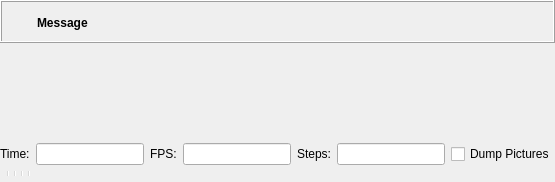
  <widget class="QWidget" name="centralwidget">
   <layout class="QVBoxLayout" name="verticalLayout_2">
    <property name="spacing">
     <number>0</number>
    </property>
    <property name="leftMargin">
     <number>0</number>
    </property>
    <property name="topMargin">
     <number>0</number>
    </property>
    <property name="rightMargin">
     <number>0</number>
    </property>
    <property name="bottomMargin">
     <number>0</number>
    </property>
    <item>
     <widget class="QWidget" name="mainWidget" native="true">
      <property name="sizePolicy">
       <sizepolicy hsizetype="Expanding" vsizetype="Expanding">
        <horstretch>0</horstretch>
        <verstretch>0</verstretch>
       </sizepolicy>
      </property>
      <layout class="QVBoxLayout" name="verticalLayout_3">
       <property name="spacing">
        <number>0</number>
       </property>
       <property name="leftMargin">
        <number>0</number>
       </property>
       <property name="topMargin">
        <number>0</number>
       </property>
       <property name="rightMargin">
        <number>0</number>
       </property>
       <property name="bottomMargin">
        <number>0</number>
       </property>
       <item>
        <widget class="QFrame" name="frameCompileResult">
         <property name="frameShape">
          <enum>QFrame::Box</enum>
         </property>
         <property name="frameShadow">
          <enum>QFrame::Raised</enum>
         </property>
         <layout class="QGridLayout" name="gridLayoutCompileResult">
          <property name="leftMargin">
           <number>6</number>
          </property>
          <property name="topMargin">
           <number>6</number>
          </property>
          <property name="rightMargin">
           <number>6</number>
          </property>
          <property name="bottomMargin">
           <number>4</number>
          </property>
          <property name="horizontalSpacing">
           <number>4</number>
          </property>
          <item row="0" column="1">
           <widget class="QLabel" name="labelCompileResultMessage">
            <property name="sizePolicy">
             <sizepolicy hsizetype="Preferred" vsizetype="Preferred">
              <horstretch>1</horstretch>
              <verstretch>0</verstretch>
             </sizepolicy>
            </property>
            <property name="font">
             <font>
              <weight>75</weight>
              <bold>true</bold>
             </font>
            </property>
            <property name="text">
             <string>Message</string>
            </property>
            <property name="wordWrap">
             <bool>true</bool>
            </property>
           </widget>
          </item>
          <item row="0" column="2">
           <widget class="QToolButton" name="toolButtonCompileResultClose">
            <property name="styleSheet">
             <string notr="true"/>
            </property>
            <property name="text">
             <string/>
            </property>
            <property name="icon">
             <iconset resource="../openscad.qrc">
              <normaloff>:/icons/close.png</normaloff>:/icons/close.png</iconset>
            </property>
            <property name="iconSize">
             <size>
              <width>22</width>
              <height>22</height>
             </size>
            </property>
            <property name="toolButtonStyle">
             <enum>Qt::ToolButtonIconOnly</enum>
            </property>
            <property name="autoRaise">
             <bool>true</bool>
            </property>
           </widget>
          </item>
          <item row="0" column="0">
           <widget class="QToolButton" name="toolButtonCompileResultIcon">
            <property name="styleSheet">
             <string notr="true">QToolButton { border: none; }</string>
            </property>
            <property name="text">
             <string/>
            </property>
            <property name="icon">
             <iconset resource="../openscad.qrc">
              <normaloff>:/icons/information-icons-error.png</normaloff>:/icons/information-icons-error.png</iconset>
            </property>
            <property name="iconSize">
             <size>
              <width>22</width>
              <height>22</height>
             </size>
            </property>
            <property name="autoRaise">
             <bool>false</bool>
            </property>
           </widget>
          </item>
         </layout>
        </widget>
       </item>
       <item>
        <widget class="QGLView" name="qglview" native="true">
         <property name="sizePolicy">
          <sizepolicy hsizetype="Expanding" vsizetype="Expanding">
           <horstretch>0</horstretch>
           <verstretch>0</verstretch>
          </sizepolicy>
         </property>
         <property name="minimumSize">
          <size>
           <width>200</width>
           <height>100</height>
          </size>
         </property>
        </widget>
       </item>
       <item>
        <widget class="QFrame" name="animate_panel">
         <property name="enabled">
          <bool>true</bool>
         </property>
         <property name="frameShape">
          <enum>QFrame::NoFrame</enum>
         </property>
         <property name="frameShadow">
          <enum>QFrame::Raised</enum>
         </property>
         <property name="lineWidth">
          <number>0</number>
         </property>
         <layout class="QHBoxLayout" name="horizontalLayoutAnimate">
          <property name="leftMargin">
           <number>0</number>
          </property>
          <property name="topMargin">
           <number>0</number>
          </property>
          <property name="rightMargin">
           <number>0</number>
          </property>
          <property name="bottomMargin">
           <number>0</number>
          </property>
          <item>
           <widget class="QLabel" name="label_time">
            <property name="text">
             <string>Time:</string>
            </property>
           </widget>
          </item>
          <item>
           <widget class="QLineEdit" name="e_tval"/>
          </item>
          <item>
           <widget class="QLabel" name="label_fps">
            <property name="text">
             <string>FPS:</string>
            </property>
           </widget>
          </item>
          <item>
           <widget class="QLineEdit" name="e_fps"/>
          </item>
          <item>
           <widget class="QLabel" name="label_steps">
            <property name="text">
             <string>Steps:</string>
            </property>
           </widget>
          </item>
          <item>
           <widget class="QLineEdit" name="e_fsteps"/>
          </item>
          <item>
           <widget class="QCheckBox" name="e_dump">
            <property name="text">
             <string>Dump Pictures</string>
            </property>
           </widget>
          </item>
         </layout>
        </widget>
       </item>
       <item>
        <widget class="QToolBar" name="viewerToolBar">
         <addaction name="designActionPreview"/>
         <addaction name="designActionRender"/>
         <addaction name="separator"/>
         <addaction name="viewActionViewAll"/>
         <addaction name="viewActionZoomIn"/>
         <addaction name="viewActionZoomOut"/>
         <addaction name="viewActionResetView"/>
         <addaction name="separator"/>
         <addaction name="viewActionRight"/>
         <addaction name="viewActionTop"/>
         <addaction name="viewActionBottom"/>
         <addaction name="viewActionLeft"/>
         <addaction name="viewActionFront"/>
         <addaction name="viewActionBack"/>
         <addaction name="separator"/>
         <addaction name="viewActionPerspective"/>
         <addaction name="viewActionOrthogonal"/>
         <addaction name="viewActionAnaglyph"/>
         <addaction name="separator"/>
         <addaction name="viewActionShowAxes"/>
         <addaction name="viewActionShowScaleProportional"/>
         <addaction name="viewActionShowEdges"/>
        </widget>
       </item>
      </layout>
      <zorder>animate_panel</zorder>
      <zorder>qglview</zorder>
      <zorder>viewerToolBar</zorder>
      <zorder>frameCompileResult</zorder>
     </widget>
    </item>
   </layout>
  </widget>
